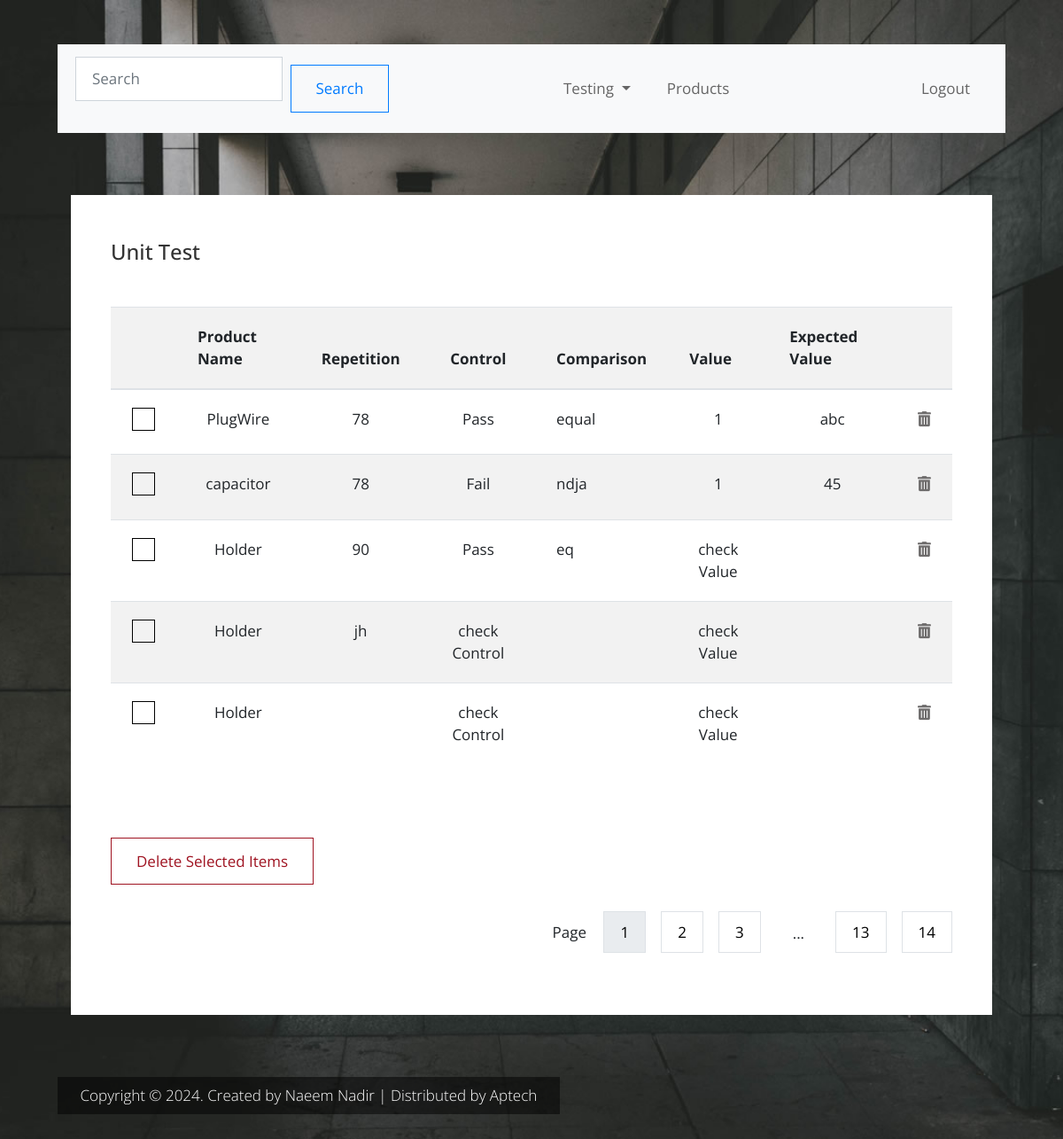
Page /lab-automation/test1.php on the committed database.
### tables this page shows
CREATE TABLE `units` (
  `id` int(11) NOT NULL,
  `ProductName` varchar(200) DEFAULT NULL,
  `Repetition` varchar(200) NOT NULL,
  `Control` varchar(200) NOT NULL,
  `Comparison` varchar(200) NOT NULL,
  `Value` varchar(200) NOT NULL,
  `ExpectedValue` varchar(200) NOT NULL,
  `p_id` int(11) NOT NULL
);

CREATE TABLE `products` (
  `id` int(11) NOT NULL,
  `ProductName` varchar(200) NOT NULL,
  `UnitsSold` varchar(200) NOT NULL,
  `InStock` varchar(12) NOT NULL,
  `ExpireDate` date NOT NULL,
  `c_id` int(11) NOT NULL,
  `status` enum('pending','approved') DEFAULT 'pending'
);

### lab-automation/test1.php (the view)
<?php
include('query.php');
include('header2.php');
?>
<div class="container">
<div class="row tm-content-row tm-mt-big">
                <div class="col-xl-12 col-lg-12 tm-md-12 tm-sm-12 tm-col">
                <div class="container">
                    <div class="bg-white tm-block h-100">
                        <div class="row">
                            <div class="col-md-8 col-sm-12">
                                <h2 class="tm-block-title d-inline-block">Unit Test</h2>
                            </div>
                        </div>
                        <div class="table-responsive">
                            <table class="table table-hover table-striped tm-table-striped-even mt-3">
                                <thead>
                                    <tr class="tm-bg-gray">
                                        <th scope="col">&nbsp;</th>
                                        <th scope="col">Product Name</th>
                                        <th scope="col">Repetition</th>
                                        <th scope="col" class="text-center">Control</th>
                                        <th scope="col" class="text-center">Comparison</th>
                                        <th scope="col">Value</th>
                                        <th scope="col">Expected Value</th>
                                        <th scope="col">&nbsp;</th>
                                    </tr>
                                </thead>
                                <tbody>
                                <?php
    $query = $pdo->query("SELECT units.*, products.ProductName AS ProductName FROM units INNER JOIN products ON units.p_id =  products.id");
    $allTest = $query->fetchAll(PDO::FETCH_ASSOC);
    foreach ($allTest as $singleTest) {
    ?>
                                    <tr>
                                        <th scope="row">
                                            <input type="checkbox" aria-label="Checkbox">
                                        </th>
                                        <td class="text-center"><?php echo $singleTest['ProductName']?></td>
                                        <td class="text-center"><?php echo $singleTest['Repetition']?></td>
                                        <td class="text-center"><?php echo $singleTest['Control']?></td>
                                        <td class="tm-product-name"><?php echo $singleTest['Comparison']?></td>
                                        <td class="text-center"><?php echo $singleTest['Value']?></td>
                                        <td class="text-center"><?php echo $singleTest['ExpectedValue']?></td>
                                        <td><i class="fas fa-trash-alt tm-trash-icon"></i></td>
                                    </tr>
                                    <?php
              }
              ?>
                                </tbody>
                            </table>
                        </div>
                        <div class="tm-table-mt tm-table-actions-row">
                            <div class="tm-table-actions-col-left">
                                <button class="btn btn-danger">Delete Selected Items</button>
                            </div>
                            <div class="tm-table-actions-col-right">
                                <span class="tm-pagination-label">Page</span>
                                <nav aria-label="Page navigation" class="d-inline-block">
                                    <ul class="pagination tm-pagination">
                                        <li class="page-item active"><a class="page-link" href="#">1</a></li>
                                        <li class="page-item"><a class="page-link" href="#">2</a></li>
                                        <li class="page-item"><a class="page-link" href="#">3</a></li>
                                        <li class="page-item">
                                            <span class="tm-dots d-block">...</span>
                                        </li>
                                        <li class="page-item"><a class="page-link" href="#">13</a></li>
                                        <li class="page-item"><a class="page-link" href="#">14</a></li>
                                    </ul>
                                </nav>
                            </div>
                        </div>
                    </div>
                </div>
                </div>
            </div>
<?php
include('footer.php');
?>

### lab-automation/header2.php (shortened to what this page needs)
<!DOCTYPE html>
<html lang="en">
<head>
    <link rel="stylesheet" href="css/fontawesome.min.css">
    <link rel="stylesheet" href="css/fullcalendar.min.css">
    <link rel="stylesheet" href="css/bootstrap.min.css">
    <link rel="stylesheet" href="css/tooplate.css">
</head>
<body id="reportsPage">
    <div class="container">
        <div class="row">
            <div class="col-12">
                <nav class="navbar navbar-expand-xl navbar-light bg-light">
                    <form class="form-inline" action="products.php" method="GET">
    <input class="form-control mr-sm-2" type="search" name="search" placeholder="Search" aria-label="Search">
    <button class="btn btn-outline-primary my-2 my-sm-0" name= "btn" type="submit">Search</button>
  </form>
                    <div class="collapse navbar-collapse" id="navbarSupportedContent">
                        <ul class="navbar-nav mx-auto">
                            <?php
                            if (isset($_SESSION['role']) && $_SESSION['role'] === 'admin') {
                                ?>
                                <li class="nav-item">
                                    <a class="nav-link active" href="index.php">Dashboard
                                        <span class="sr-only">(current)</span>
                                    </a>
                                </li>
                                <li class="nav-item dropdown">
                                    <a class="nav-link dropdown-toggle" href="#" id="navbarDropdown" role="button" data-toggle="dropdown" aria-haspopup="true"
                                        aria-expanded="false">
                                        Testing
                                    </a>
                                    <div class="dropdown-menu" aria-labelledby="navbarDropdown">
                                        <a class="dropdown-item" href="units.php">Unite Test</a>
                                        <a class="dropdown-item" href="smoke.php">Smoke Test</a>
                                    </div>
                                </li>
                                <li class="nav-item">
                                    <a class="nav-link" href="products.php">Products</a>
                                </li>
                                <li class="nav-item">
                                    <a class="nav-link" href="accounts.html">Accounts</a>
                                </li>
                                <li class="nav-item dropdown">
                                    <a class="nav-link dropdown-toggle" href="#" id="navbarDropdown" role="button" data-toggle="dropdown" aria-haspopup="true"
                                        aria-expanded="false">
                                        Settings
                                    </a>
                                    <div class="dropdown-menu" aria-labelledby="navbarDropdown">
                                        <a class="dropdown-item" href="#">Profile</a>
                                        <a class="dropdown-item" href="#">Billing</a>
                                        <a class="dropdown-item" href="#">Customize</a>
                                    </div>
                                </li>
                            <?php
                            } else {
                                ?>
                                <li class="nav-item dropdown">
                                    <a class="nav-link dropdown-toggle" href="#" id="navbarDropdown" role="button" data-toggle="dropdown" aria-haspopup="true"
                                        aria-expanded="false">
                                        Testing
                                    </a>
                                </li>
                                <li class="nav-item">
                                    <a class="nav-link" href="tester.php">Products</a>
                                </li>
                            <?php
                            }
                            ?>
                        </ul>
                        <ul class="navbar-nav">
                            <?php
                            if (isset($_SESSION['role'])) {
                            ?>
                                <li>
                                    <a class="nav-link d-flex" href="login.php">Login</a>
                                </li>
                            <?php
                            } else {
                            ?>
                                <li>
                                    <a class="nav-link d-flex" href="login.php">Logout</a>
                                </li>
                            <?php
                            }
                            ?>
                        </ul>
                    </div>
                </nav>
            </div>
        </div>
    </div>
</body>
</html>

### lab-automation/footer.php (shortened to what this page needs)
<footer class="row tm-mt-small">
                <div class="col-12 font-weight-light">
                    <p class="d-inline-block tm-bg-black text-white py-2 px-4">
                        Copyright &copy; 2024. Created by
                        <a href="http://www.tooplate.com" class="text-white tm-footer-link">Naeem Nadir</a> |  Distributed by <a href="https://themewagon.com" class="text-white tm-footer-link">Aptech</a>
                    </p>
                </div>
            </footer>
        </div>
</body>
</html>

### lab-automation/css/tooplate.css (style rules this page uses)
html { font-size: 17px; }
body { font-family: "Open Sans", Helvetica, Arial, sans-serif; overflow-x: hidden; }
body { background-image: url(../img/dash-bg-01.jpg); background-size: cover; background-repeat: no-repeat; background-position: center; background-attachment: fixed; padding-left: 50px; padding-right: 50px; }
a { transition: all 0.3s ease; }
.navbar { height: 100px; padding-left: 20px; padding-right: 20px; margin-top: 50px; }
.tm-bg-black { background-color: rgba(0, 0, 0, 0.5); }
.tm-mt-big { margin-top: 70px; }
.tm-mt-small { margin-top: 20px; }
.tm-block { padding: 50px 45px; }
.tm-block-title { font-size: 1.4rem; color: #333; margin-bottom: 30px; }
.navbar-light .navbar-nav .nav-link { color: #656565; }
.navbar-light .navbar-nav .nav-link, .dropdown-item { padding: 15px 20px; }
.nav-item { margin-right: 30px; }
.nav-item:last-child { margin-right: 0; }
.tm-content-row { justify-content: space-between; margin-left: -20px; margin-right: -20px; }
.tm-col { padding-left: 20px; padding-right: 20px; margin-bottom: 50px; }
.form-control { margin-bottom: 23px; padding: 19px 18px; border-radius: 0; height: 50px; }
.btn { border-radius: 0; padding: 13px 28px; transition: all 0.2s ease; max-width: 100%; }
.btn-danger { color: #9f1321; background-color: transparent; border-color: #9f1321; }
.table td, .table th { padding: 20px 24px; }
.tm-bg-gray { background-color: rgba(0, 0, 0, 0.05); }
.tm-table-striped-even.table-striped tbody tr:nth-of-type(even) { background-color: rgba(0, 0, 0, 0.05); }
.tm-table-striped-even.table-striped tbody tr:nth-of-type(odd) { background-color: white; }
.tm-table-mt { margin-top: 66px; }
.page-item:first-child .page-link { border-top-left-radius: 0; border-bottom-left-radius: 0; }
.page-item:last-child .page-link { border-top-right-radius: 0; border-bottom-right-radius: 0; }
.page-link, .tm-dots { padding: 12px 18px; }
.page-link, .page-link:hover { color: black; }
.page-item { margin-right: 18px; }
.page-item:last-child { margin-right: 0; }
.page-item.active .page-link { background-color: #e9ecef; border-color: #dee2e6; color: black; }
.tm-pagination { justify-content: flex-end; }
.tm-pagination-label { padding-bottom: 15px; padding-right: 15px; display: inline-block; }
.tm-table-actions-row { display: flex; justify-content: space-between; }
.tm-table-actions-col-right { text-align: right; }
input[type="checkbox"] { cursor: pointer; -webkit-appearance: none; appearance: none; border: 1px solid black; box-sizing: border-box; position: relative; box-sizing: content-box; width: 24px; height: 24px; transition: all 0.1s linear; }
.tm-trash-icon { color: #6e6c6c; cursor: pointer; }
footer { margin-bottom: 35px; }
@media (min-width: 1200px) { .container { max-width: 1630px; } }
@media (max-width: 1275px) and (min-width: 1200px) { .nav-item { margin-right: 15px; } }
@media (max-width: 1350px) and (min-width: 1200px) { .tm-table-actions-row { display: block; } }
@media (max-width: 1350px) and (min-width: 1200px) { .tm-table-actions-col-right { margin-top: 30px; } }
@media (max-width: 1350px) { .nav-item { margin-right: 1px; } }

### rows in the picture
units: products.ProductName "PlugWire", Repetition "78", Control "Pass", Comparison "equal", Value "1", ExpectedValue "abc"
units: products.ProductName "capacitor", Repetition "78", Control "Fail", Comparison "ndja", Value "1", ExpectedValue "45"
units: products.ProductName "Holder", Repetition "90", Control "Pass", Comparison "eq", Value "check Value"
units: products.ProductName "Holder", Repetition "jh", Control "check Control", Value "check Value"
units: products.ProductName "Holder", Control "check Control", Value "check Value"
